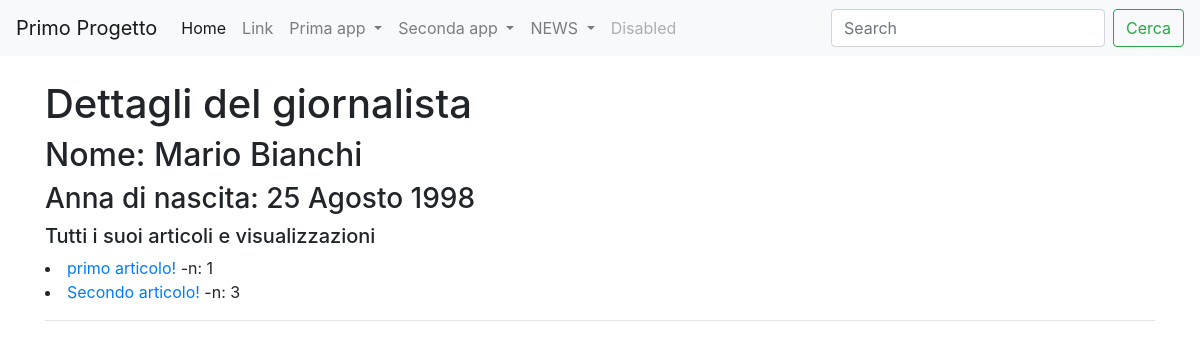
The app's page /giornalistaDetail/3/ with its own data.
### news/models.py (models this page shows, shortened)
class Giornalista(models.Model):
    nome = models.CharField(max_length=20)
    cognome = models.CharField(max_length=20)
    anno_di_nascita = models.DateField(max_length=10, default=datetime.now(), blank=True)
    class Meta:
        verbose_name = "Giornalista"
        verbose_name_plural = "Giornalisti"

class Articolo(models.Model):
    titolo = models.CharField(max_length=100) #alcuni capi necessitano di parametri obbligatori
    contenuto = models.TextField()
    giornalista = models.ForeignKey(Giornalista, on_delete=models.CASCADE, related_name="articoli")
    visualizzazioni = models.IntegerField(blank=True, default=0)
    data = models.DateField(default=datetime.now(), blank=True)
    class Meta:
        verbose_name = "Articolo"
        verbose_name_plural = "Articoli"

### news/views.py (the view)
# urls.py: path("giornalistaDetail/<int:pk>/", giornalistaDetailView, name="giornalista_detail")
def giornalistaDetailView(request, pk):
    giornalista = get_object_or_404(Giornalista, pk=pk)
    articoli = giornalista.articoli.all()
    context = {"giornalista": giornalista,
               "articoli":articoli}
    return render(request, "giornalista_detail.html", context)

### news/templates/giornalista_detail.html (shortened to what this page needs)
{%extends 'base.html'%}
{% block content %}
    <h1> Dettagli del giornalista </h1>
    <h2> Nome: {{ giornalista.nome }} {{giornalista.cognome}} </h1>
    <h3> Anna di nascita: {{ giornalista.anno_di_nascita }} </h3>
    <h5> Tutti i suoi articoli e visualizzazioni </h5>
    {% for articolo in articoli %}
        <li> <a href={% url 'news:articolo_detail' articolo.id%}>{{articolo.titolo}}</a> -n: {{articolo.visualizzazioni}}</li>
    {% endfor %}
    <hr>
{% endblock content %}

### records on screen
Giornalista: nome "Mario", cognome "Bianchi", anno_di_nascita "25 Agosto 1998"
Articolo: titolo "primo articolo!", visualizzazioni "1"
Articolo: titolo "Secondo articolo!", visualizzazioni "3"
